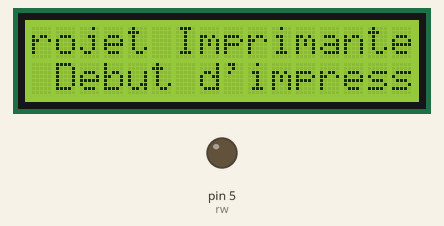
Recording of a sketch running on a simulated Arduino Uno, built with avr-gcc and run on an emulated ATmega328P. Parts: 16×2 character LCD, output pins drawn as LEDs (lit = HIGH). Pins used as bus, display or sensor lines are not drawn.

Above: at 0.1 s.
At 4.7 s:
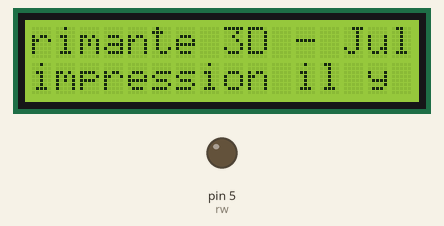
At 9.7 s:
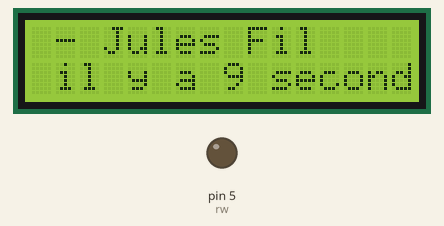
At 19.8 s:
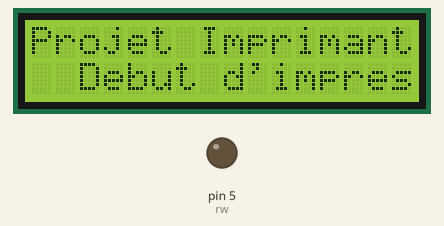
At 29.5 s:
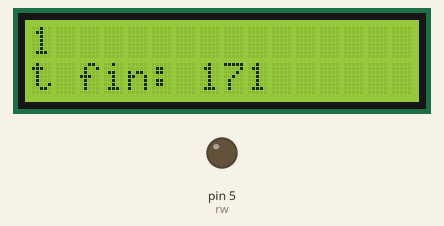
At 39.1 s:
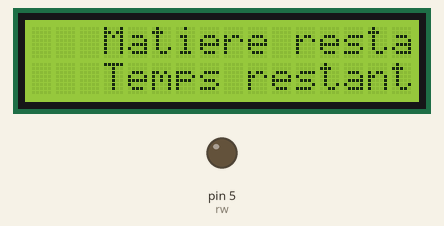

The sketch:

Lcd_program.ino
```cpp
/*
LCD control program by Nicolas Jeannet-Sanchez
Open source

  The circuit:
 * LCD RS pin to digital pin 9
 * LCD Enable pin to digital pin 8
 * LCD D4 pin to digital pin 5
 * LCD D5 pin to digital pin 4
 * LCD D6 pin to digital pin 3
 * LCD D7 pin to digital pin 2
 * LCD R/W pin to ground
 * 10K resistor:
 * ends to +5V and ground
 * wiper to LCD VO pin (pin 3)

*/

// include the library code:
#include <LiquidCrystal.h>

// initialize the library with the numbers of the interface pins
//LiquidCrystal(rs, enable, d4, d5, d6, d7)
LiquidCrystal lcd(4,6,10,11,12,13);
byte rw = 5;
byte contraste_LCD =3;

void setup()
{

  pinMode(rw,OUTPUT);
  digitalWrite(rw,LOW);
  analogWrite(contraste_LCD,30);
  lcd.begin(16,2);
  lcd.clear();
  lcd.print("Projet Imprimante 3D - Jules Fil");
};

void loop() {
int compteur=0;
    while (compteur<20)

{
    compteur=(millis()/1000);
  lcd.scrollDisplayLeft();
  lcd.setCursor(2,1);
  lcd.print("Debut d'impression il y a ");
  lcd.print(compteur);
  lcd.print(" secondes");

  delay(500);

}

lcd.clear();
  while(compteur<80)
{
    compteur=(millis()/1000);
  int matiere=1;
  lcd.scrollDisplayLeft();
  lcd.setCursor(0,0);
  lcd.print("Matiere restante: ");
  lcd.print(matiere);
  lcd.setCursor(0,1);
  lcd.print("Temps restant avant fin: ");
  lcd.print(200-compteur);
  delay (500);}

}
```

Measured:
- what the display in image 1 shows lasts 0.5 s, from 4.6 s to 5.1 s
